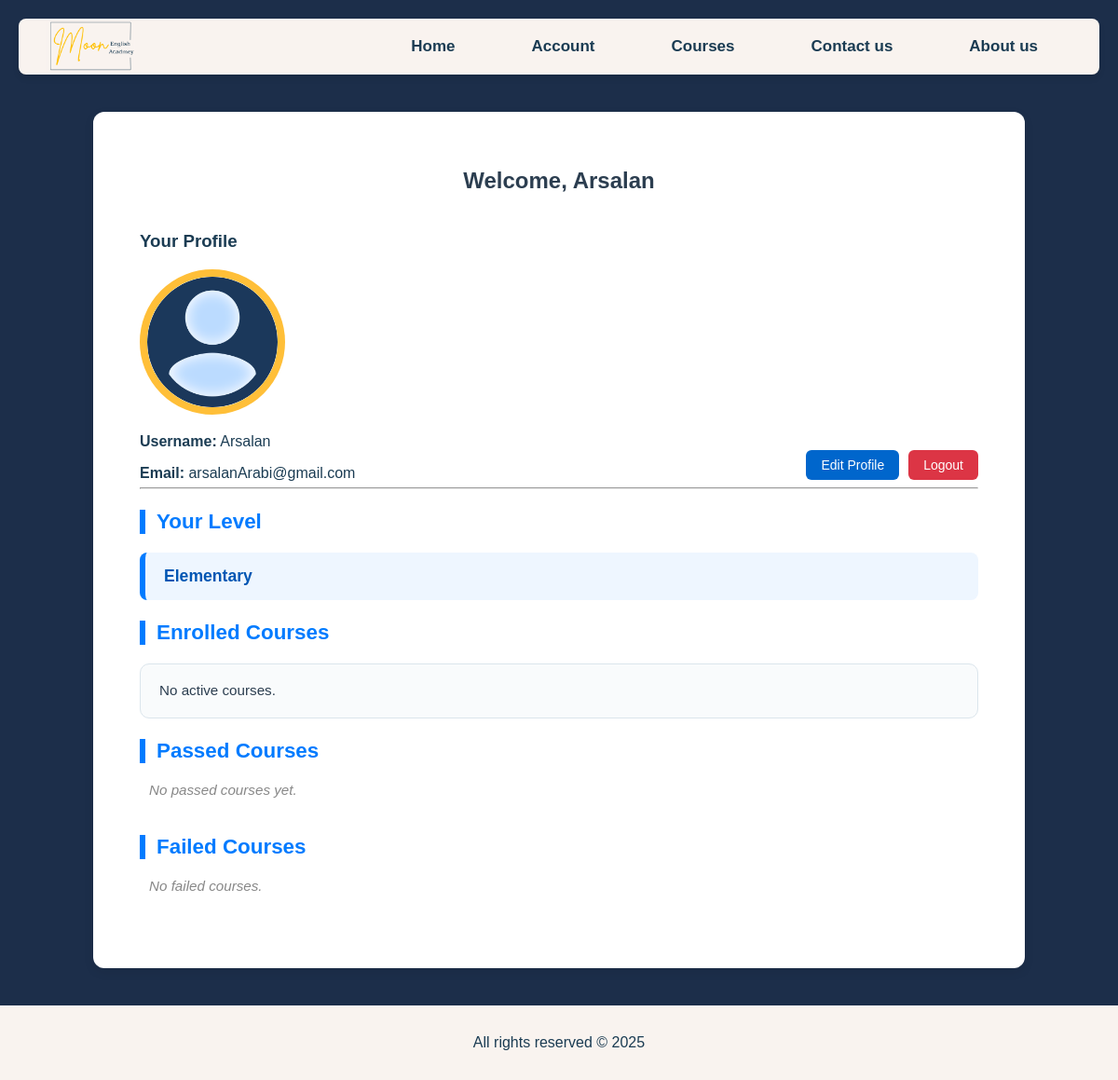
/student_dashboard/ (signed in), run on an earlier commit of the app's database.
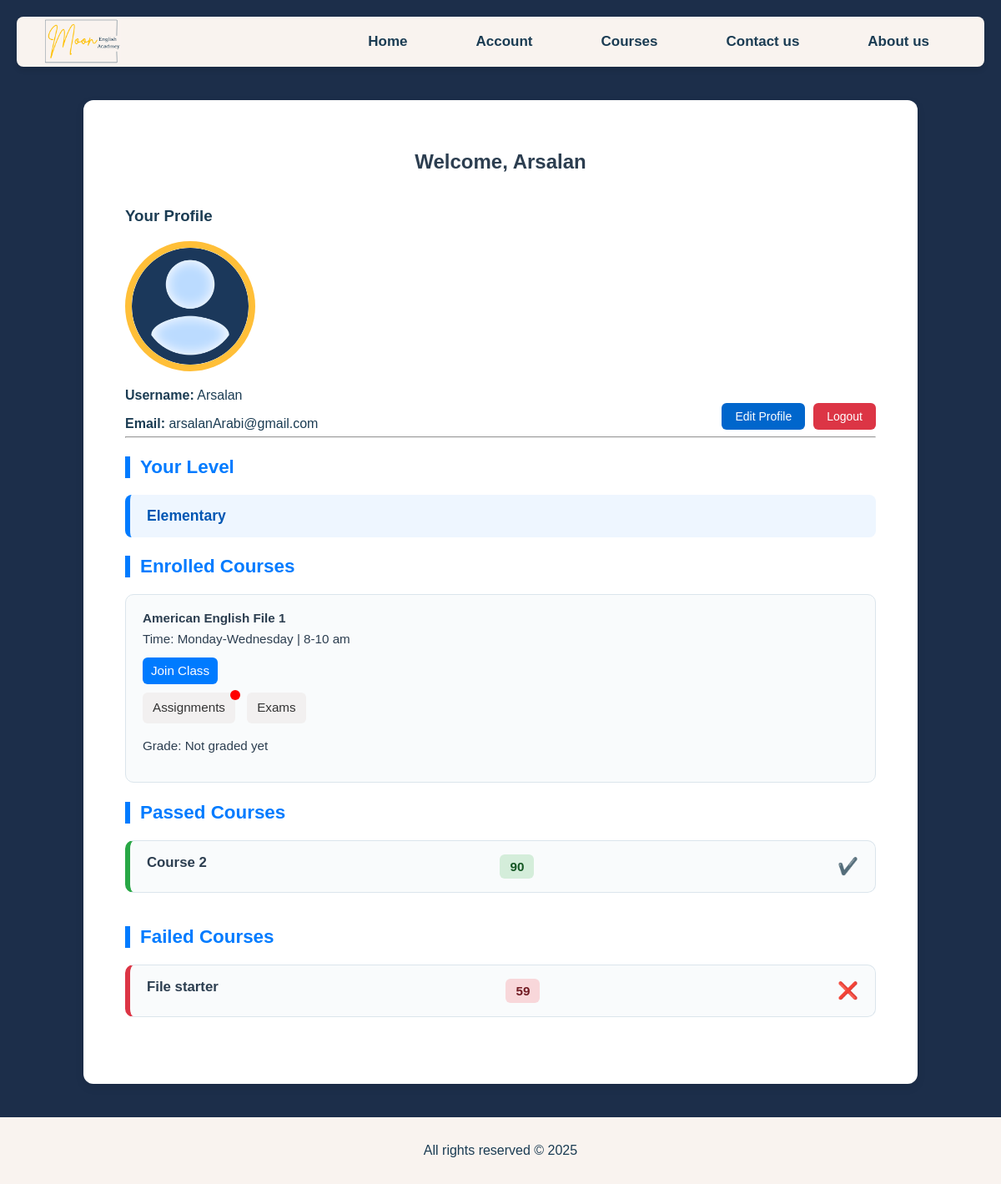
And on a later commit of the database.
### main/models.py (models this page shows, shortened)
class Enrollment(models.Model):
    student = models.ForeignKey(User, on_delete=models.CASCADE)
    course = models.ForeignKey(Course, on_delete=models.CASCADE)
    grade = models.PositiveIntegerField(null=True, blank=True)
    class Meta:
        unique_together = ('student', 'course')

class Course(models.Model):
    LEVEL_CHOICES = [
        ('Beginner', 'Beginner'),
        ('Elementary', 'Elementary'),
        ('Intermediate', 'Intermediate'),
        ('Upper Intermediate', 'Upper Intermediate'),
        ('Advanced', 'Advanced'),
    ]
    DAYS_CHOICES = [
        ('Monday-Wednesday', 'Monday-Wednesday'),
        ('Tuesday-Thursday', 'Tuesday-Thursday'),
        ('Only Fridays', 'Only Fridays'),
    ]
    TIME_CHOICES = [
        ('8-10 am', '8-10 am'),
        ('10-12 am', '10-12 am'),
        ('1-3 pm', '1-3 pm'),
        ('3-5 pm', '3-5 pm'),
        ('5-7 pm', '5-7 pm'),
        ('8-12 am', '8-12 am'),
    ]
    title = models.CharField(max_length=100)
    required_level = models.CharField(max_length=20, choices=LEVEL_CHOICES)
    description = models.TextField()
    class_days = models.CharField(max_length=100, choices=DAYS_CHOICES)
    class_time = models.CharField(max_length=50, choices=TIME_CHOICES)
    teacher = models.ForeignKey(User, on_delete=models.CASCADE, limit_choices_to={'user_type': 'teacher'})
    students = models.ManyToManyField(settings.AUTH_USER_MODEL, blank=True, related_name='enrolled_courses')
    join_link = models.URLField(default="#")
    start_date = models.DateField(default=timezone.now)

### main/views.py (the view)
# urls.py: path('student_dashboard/', views.student_dashboard, name='student_dashboard'),
@login_required
def student_dashboard(request):
    student = request.user
    level = student.level
    enrollments = Enrollment.objects.filter(student=student).select_related('course')
    passed = enrollments.filter(grade__gte=60)
    failed = enrollments.filter(grade__lt=60)
    in_progress = enrollments.filter(grade__isnull=True)
    assignments_notifications = {}
    for enroll in in_progress:
        course = enroll.course
        active_assignments = Assignment.objects.filter(course=course, deadline__gt=timezone.now())
        unseen_count = 0
        for assignment in active_assignments:
            submitted = AssignmentSubmission.objects.filter(student=student, assignment=assignment).exists()
            if not submitted:
                unseen_count += 1
        assignments_notifications[course.id] = unseen_count
    context = {
        'level': level,
        'passed': passed,
        'failed': failed,
        'in_progress': in_progress,
        'assignments_notifications': assignments_notifications,
    }
    return render(request, 'student_dashboard.html', context)

### main/templatetags/filters.py (called while the page is built)
@register.filter
def dict_key(d, key):
    return d.get(key, 0)

### templates/student_dashboard.html (shortened to what this page needs)
{% extends 'base.html' %}
{% load filters %}
{% load static %}
{% block extra_css %}
    <link rel="stylesheet" href="{% static 'css/student_dashboard.css' %}">
{% endblock %}
{% block content %}
    <div class="dashboard-container">
        <h2 class="dashboard-title">Welcome, {{ request.user.username }}</h2>
        <h3>Your Profile</h3>
        <img src="{{ user.profile_image.url }}" alt="Profile Image" class="profile-picture"/>
        <p><strong>Username:</strong> {{ user.username }}</p>
        <p><strong>Email:</strong> {{ user.email }}</p>
        <div class="profile-actions">
            <form method="post" action="{% url 'logout' %}">
                <button type="submit" class="logout-button">Logout</button>
            </form>
            <a href="{% url 'edit_profile' %}" class="edit-profile">Edit Profile</a>
        </div>
        <hr>
        <div class="section-level-info">
            <h3 class="section-title">Your Level</h3>
            <div class="level-box">
                {{ request.user.level|default:"Not set yet" }}
            </div>
        </div>
        <div class="section-enrolled-courses">
            <h3 class="section-title">Enrolled Courses</h3>
            <div class="course-list">
                {% for enroll in in_progress %}
                    <li>
                        <strong>{{ enroll.course.title }}</strong><br>
                        Time: {{ enroll.course.class_days }} | {{ enroll.course.class_time }}<br>
                        <a href="{{ enroll.course.join_link }}" class="join-button">Join Class</a><br>
                        <a href="{% url 'student_course_assignments' enroll.course.id %}" class="assignments-button">
                            Assignments
                            {% if assignments_notifications and assignments_notifications|dict_key:enroll.course.id %}
                               <span class="notification-dot"></span>
                            {% endif %}
                        </a>
                    <a href="{% url 'student_course_exams' enroll.course.id %}" class="exams-button">
                            Exams
                        </a>
                        <p>Grade: Not graded yet</p>
                    </li>
                {% empty %}
                    <li>No active courses.</li>
                {% endfor %}
            </div>
        </div>
        <div class="section passed-courses">
            <h3 class="section-title">Passed Courses</h3>
            <div class="course-list">
                {% for enroll in passed %}
                    <div class="course-item passed">
                        <div class="course-title">{{ enroll.course.title }}</div>
                        <div class="grade pass">{{ enroll.grade }}</div>
                        <div class="icon pass">✔️</div>
                    </div>
                {% empty %}
                    <div class="course-empty">No passed courses yet.</div>
                {% endfor %}
            </div>
        </div>
        <div class="section failed-courses">
            <h3 class="section-title">Failed Courses</h3>
            <div class="course-list">
                {% for enroll in failed %}
                    <div class="course-item failed">
                        <div class="course-title">{{ enroll.course.title }}</div>
                        <div class="grade fail">{{ enroll.grade }}</div>
                        <div class="icon fail">❌</div>
                    </div>
                {% empty %}
                    <div class="course-empty">No failed courses.</div>
                {% endfor %}
            </div>
        </div>
    </div>
{% endblock %}

What changed in the data, as far as the page shows it:
added Enrollment: course "American English File 1", course.class_days "Monday-Wednesday", course.class_time "8-10 am", shown under "Enrolled Courses"
added Enrollment: course "Course 2", grade "90", shown under "Passed Courses"
added Enrollment: course "File starter", grade "59", shown under "Failed Courses"
Also different on the page:
text no longer shown: "No active courses. No passed courses yet. No failed courses."
